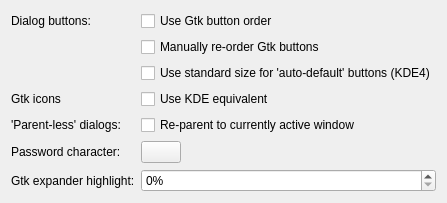
     <widget class="QWidget" name="page_12">
      <layout class="QFormLayout" name="formLayout_19">
       <item row="0" column="0">
        <widget class="QLabel" name="label_80">
         <property name="text">
          <string>Dialog buttons:</string>
         </property>
        </widget>
       </item>
       <item row="0" column="1">
        <widget class="QCheckBox" name="gtkButtonOrder">
         <property name="toolTip">
          <string>&lt;p&gt;If enabled, dialogs will use the 'Cancel / OK' button order as used in the GNOME ond OSX desktops, otherwise the 'OK / Cancel' order will be used.</string>
         </property>
         <property name="text">
          <string>Use Gtk button order</string>
         </property>
        </widget>
       </item>
       <item row="1" column="1">
        <widget class="QCheckBox" name="reorderGtkButtons">
         <property name="toolTip">
          <string>&lt;p&gt;If this is enabled and 'Use Gtk button order' is not, Vanish will attempt to manually set the order of buttons in Gtk dialogs.&lt;/p&gt;&lt;p&gt;&lt;b&gt;NOTE&lt;b&gt; This is experimental, and may produce unexpected results!&lt;/p&gt;</string>
         </property>
         <property name="text">
          <string>Manually re-order Gtk buttons</string>
         </property>
        </widget>
       </item>
       <item row="2" column="1">
        <widget class="QCheckBox" name="stdBtnSizes">
         <property name="toolTip">
          <string>&lt;p&gt;Auto-default buttons are buttons that can become 'default' buttons - i.e. will react the the user pressing 'return'.&lt;/p&gt;
&lt;p&gt;In Gtk2 applications, most 'auto-default' buttons have a taller appearance than standard buttons. Vanish attempts to mimic this for KDE4 applications - this may be disabled by enabling this option.&lt;/p&gt;</string>
         </property>
         <property name="text">
          <string>Use standard size for 'auto-default' buttons (KDE4)</string>
         </property>
        </widget>
       </item>
       <item row="3" column="0">
        <widget class="QLabel" name="label_79">
         <property name="text">
          <string>Gtk icons</string>
         </property>
        </widget>
       </item>
       <item row="3" column="1">
        <widget class="QCheckBox" name="mapKdeIcons">
         <property name="toolTip">
          <string>&lt;p&gt;Enable this option so that Vanish can attempt to map from the KDE icon names to their Gtk equivalant for Gtk applications.</string>
         </property>
         <property name="text">
          <string>Use KDE equivalent</string>
         </property>
        </widget>
       </item>
       <item row="4" column="0">
        <widget class="QLabel" name="fixParentlessDialogs_label">
         <property name="text">
          <string>'Parent-less' dialogs:</string>
         </property>
        </widget>
       </item>
       <item row="4" column="1">
        <widget class="QCheckBox" name="fixParentlessDialogs">
         <property name="toolTip">
          <string>&lt;p&gt;&lt;b&gt;Warning: Experimental!&lt;/b&gt;&lt;/p&gt;
&lt;p&gt;Some applications - such as Kate, Kaffeine, and GIMP - produce dialogs that have no 'parent'. This causes the dialog to receive an entry in the taskbar, and allows the dialog to be minimised independantly of the main application window.&lt;/p&gt;

&lt;p&gt;If you enable this option, Vanish will try to 'fix' this by assigning the dialogs a parent. &lt;/p&gt;

&lt;p&gt;&lt;i&gt;&lt;b&gt;Note:&lt;/b&gt; This may break some applications, as it wiill alter the behaviour of dialogs in a way the application has not intended. Therefore, please use with care.&lt;/i&gt;&lt;/p&gt;</string>
         </property>
         <property name="text">
          <string>Re-parent to currently active window</string>
         </property>
        </widget>
       </item>
       <item row="5" column="0">
        <widget class="QLabel" name="label">
         <property name="text">
          <string>Password character:</string>
         </property>
        </widget>
       </item>
       <item row="5" column="1">
        <widget class="QPushButton" name="passwordChar">
         <property name="sizePolicy">
          <sizepolicy hsizetype="Fixed" vsizetype="Fixed">
           <horstretch>0</horstretch>
           <verstretch>0</verstretch>
          </sizepolicy>
         </property>
         <property name="toolTip">
          <string>&lt;p&gt;Sets the character used to hide password entries.</string>
         </property>
        </widget>
       </item>
       <item row="6" column="0">
        <widget class="QLabel" name="label_77">
         <property name="text">
          <string>Gtk expander highlight:</string>
         </property>
        </widget>
       </item>
       <item row="6" column="1">
        <widget class="QSpinBox" name="expanderHighlight" native="true">
         <property name="toolTip">
          <string>&lt;p&gt;Defines the amount by which the popup menu background will be lightened (or darkened).</string>
         </property>
         <property name="suffix" stdset="0">
          <string>%</string>
         </property>
        </widget>
       </item>
      </layout>
     </widget>
